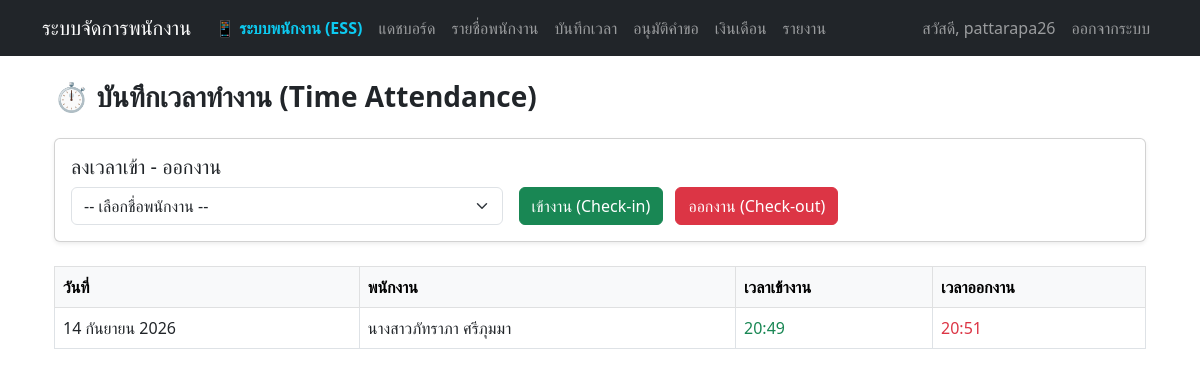
Page /attendance/ (signed in) on the committed database.
### myapp/models.py (models this page shows, shortened)
class Attendance(models.Model):
    employee = models.ForeignKey(Employee, on_delete=models.CASCADE, verbose_name="พนักงาน")
    date = models.DateField(auto_now_add=True, verbose_name="วันที่")
    check_in = models.TimeField(null=True, blank=True, verbose_name="เวลาเข้างาน")
    check_out = models.TimeField(null=True, blank=True, verbose_name="เวลาออกงาน")
    overtime_hours = models.DecimalField(max_digits=4, decimal_places=2, default=0.0, verbose_name="ชั่วโมง OT")

class Employee(models.Model):
    title = models.CharField(max_length=10, choices=TITLE_CHOICES, default='นาย', verbose_name="คำนำหน้าชื่อ")
    first_name = models.CharField(max_length=100, verbose_name="ชื่อ")
    last_name = models.CharField(max_length=100, verbose_name="นามสกุล")
    gender = models.CharField(max_length=1, choices=GENDER_CHOICES, verbose_name="เพศ")
    birth_date = models.DateField(verbose_name="วัน-เดือน-ปี เกิด (YYYY-MM-DD)")
    salary = models.DecimalField(max_digits=10, decimal_places=2, verbose_name="เงินเดือน")
    department = models.CharField(max_length=20, choices=DEPT_CHOICES, verbose_name="แผนก")
    position = models.CharField(max_length=100, null=True, blank=True, verbose_name="ตำแหน่ง")
    hire_date = models.DateField(null=True, blank=True, verbose_name="วันที่เริ่มทำงาน")
    status = models.CharField(max_length=20, choices=STATUS_CHOICES, default='active', verbose_name="สถานะพนักงาน")
    phone_number = models.CharField(max_length=15, null=True, blank=True, verbose_name="เบอร์โทรศัพท์")
    bank_name = models.CharField(max_length=50, choices=BANK_CHOICES, null=True, blank=True, verbose_name="ชื่อธนาคาร")
    bank_account = models.CharField(max_length=50, null=True, blank=True, verbose_name="เลขบัญชีธนาคาร")
    photo = models.ImageField(upload_to='employee_photos/', null=True, blank=True, verbose_name="รูปภาพประจำตัว")
    def __str__(self):
        return f"{self.title}{self.first_name} {self.last_name}"

### myapp/views.py (the view, shortened to what this page needs)
# urls.py: path('attendance/', views.attendance_view, name='attendance'),
@login_required
@user_passes_test(is_admin, login_url='ess_dashboard')
def attendance_view(request):
    attendances = Attendance.objects.all().order_by('-date')
    employees = Employee.objects.all()
    return render(request, 'attendance.html', {'attendances': attendances, 'employees': employees})

### myapp/views.py (called while the page is built)
def is_admin(user):
    return user.is_staff

### templates/attendance.html (shortened to what this page needs)
{% extends 'basetemplate.html' %}
{% block content %}
<div class="container mt-4">
    <h3 class="fw-bold mb-4">⏱️ บันทึกเวลาทำงาน (Time Attendance)</h3>
    <div class="card p-3 mb-4 shadow-sm">
        <h5>ลงเวลาเข้า - ออกงาน</h5>
        <form method="POST" class="row g-3 align-items-center">
            <div class="col-md-5">
                <select name="employee_id" class="form-select" required>
                    <option value="">-- เลือกชื่อพนักงาน --</option>
                </select>
            </div>
            <div class="col-md-7">
                <button type="submit" name="action" value="check_in" class="btn btn-success me-2">เข้างาน (Check-in)</button>
                <button type="submit" name="action" value="check_out" class="btn btn-danger">ออกงาน (Check-out)</button>
            </div>
        </form>
    </div>
    <table class="table table-bordered table-hover">
        <thead class="table-light">
            <tr>
                <th>วันที่</th>
                <th>พนักงาน</th>
                <th>เวลาเข้างาน</th>
                <th>เวลาออกงาน</th>
            </tr>
        </thead>
        <tbody>
            {% for att in attendances %}
            <tr>
                <td>{{ att.date }}</td>
                <td>{{ att.employee }}</td>
                <td><span class="text-success">{{ att.check_in|default:"-" }}</span></td>
                <td><span class="text-danger">{{ att.check_out|default:"-" }}</span></td>
            </tr>
            {% empty %}
            <tr><td colspan="4" class="text-center text-muted">ยังไม่มีบันทึกเวลา</td></tr>
            {% endfor %}
        </tbody>
    </table>
</div>
{% endblock %}

### templates/basetemplate.html (shortened to what this page needs)
<!DOCTYPE html>
<html lang="th">
<head>
    <link href="https://cdn.jsdelivr.net/npm/bootstrap@5.3.0/dist/css/bootstrap.min.css" rel="stylesheet">
</head>
<body>
    <nav class="navbar navbar-expand-lg navbar-dark bg-dark mb-4">
        <div class="container">
            <a class="navbar-brand" href="{% url 'dashboard' %}">ระบบจัดการพนักงาน</a>
            <div class="collapse navbar-collapse">
                <ul class="navbar-nav me-auto">
                    <li class="nav-item">
                        <a class="nav-link fw-bold text-info" href="{% url 'ess_dashboard' %}">📱 ระบบพนักงาน (ESS)</a>
                    </li>
                    {% if user.is_staff %}
                    <li class="nav-item"><a class="nav-link" href="{% url 'dashboard' %}">แดชบอร์ด</a></li>
                    <li class="nav-item"><a class="nav-link" href="{% url 'index' %}">รายชื่อพนักงาน</a></li>
                    <li class="nav-item"><a class="nav-link" href="{% url 'attendance' %}">บันทึกเวลา</a></li>
                    <li class="nav-item"><a class="nav-link" href="{% url 'approval' %}">อนุมัติคำขอ</a></li>
                    <li class="nav-item"><a class="nav-link" href="{% url 'payroll' %}">เงินเดือน</a></li>
                    <li class="nav-item"><a class="nav-link" href="{% url 'reports' %}">รายงาน</a></li>
                    {% endif %}
                </ul>
                <ul class="navbar-nav">
                    {% if user.is_authenticated %}
                        <li class="nav-item"><a class="nav-link" href="{% url 'profile' %}">สวัสดี, {{ user.username }}</a></li>
                        <li class="nav-item">
                            <form method="post" action="{% url 'logout' %}">
                                <button type="submit" class="btn btn-link nav-link">ออกจากระบบ</button>
                            </form>
                        </li>
                    {% else %}
                        <li class="nav-item"><a class="nav-link" href="{% url 'login' %}">เข้าสู่ระบบ</a></li>
                        <li class="nav-item"><a class="nav-link" href="{% url 'register' %}">สมัครสมาชิก</a></li>
                    {% endif %}
                </ul>
            </div>
        </div>
    </nav>
    <div class="container">
        {% block content %}{% endblock %}
    </div>
</body>
</html>

### rows in the picture
Attendance: date "14 กันยายน 2026", employee "นางสาวภัทราภา ศรีภุมมา", check_in "20:49", check_out "20:51"

### other values in the picture
{{ user.username }} "pattarapa26"
